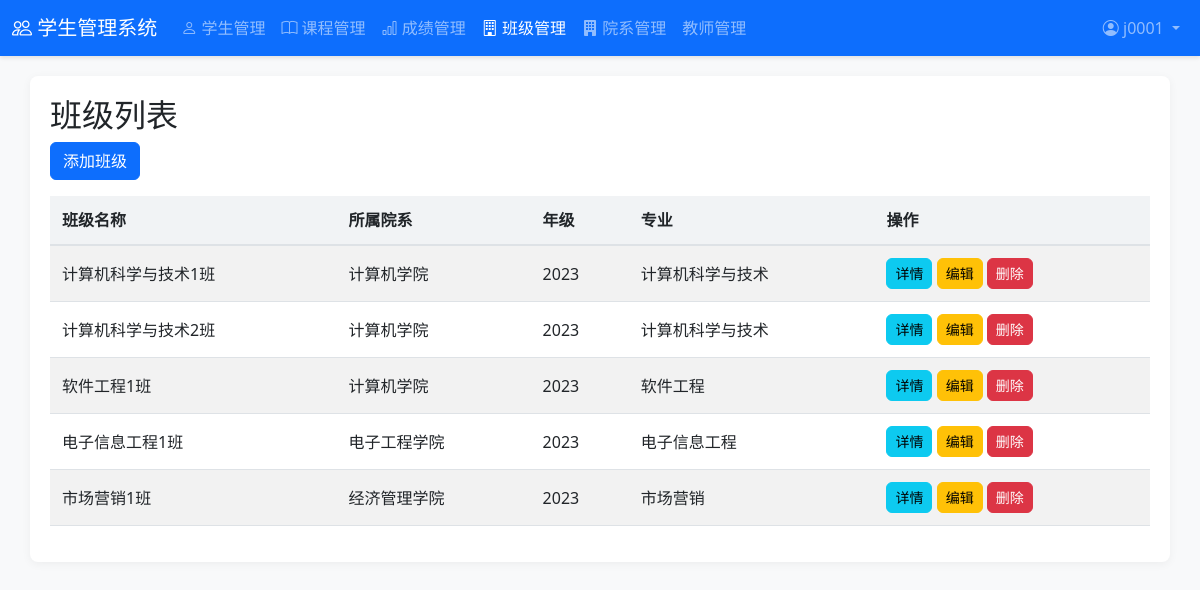
Page /classes/ (signed in) on the committed database.
### students/models.py (models this page shows, shortened)
class Class(models.Model):
    name = models.CharField(max_length=100, verbose_name='班级名称')
    department = models.ForeignKey(Department, on_delete=models.CASCADE, verbose_name='所属院系')
    grade = models.IntegerField(verbose_name='年级')
    major = models.CharField(max_length=100, verbose_name='专业')
    created_at = models.DateTimeField(auto_now_add=True, verbose_name='创建时间')
    updated_at = models.DateTimeField(auto_now=True, verbose_name='更新时间')
    class Meta:
        verbose_name = '班级'
        verbose_name_plural = '班级'

class Department(models.Model):
    name = models.CharField(max_length=100, verbose_name='院系名称')
    description = models.TextField(blank=True, verbose_name='院系描述')
    created_at = models.DateTimeField(auto_now_add=True, verbose_name='创建时间')
    updated_at = models.DateTimeField(auto_now=True, verbose_name='更新时间')
    def __str__(self):
        return self.name
    class Meta:
        verbose_name = '院系'
        verbose_name_plural = '院系'

### students/views.py (the view)
# urls.py: path('classes/', views.class_list, name='class_list'),
@login_required
@user_passes_test(is_admin_or_teacher)
def class_list(request):
    classes = Class.objects.select_related('department').all()
    return render(request, 'students/class_list.html', {'classes': classes})

### students/views.py (called while the page is built)
def is_admin_or_teacher(user):
    return user.is_superuser or hasattr(user, 'teacher')

### students/templates/students/class_list.html
{% extends 'students/base.html' %}
{% block content %}
    <h2>班级列表</h2>
    <a href="{% url 'class_create' %}" class="btn btn-primary mb-3">添加班级</a>
    <table class="table table-striped">
        <thead>
            <tr>
                <th>班级名称</th>
                <th>所属院系</th>
                <th>年级</th>
                <th>专业</th>
                <th>操作</th>
            </tr>
        </thead>
        <tbody>
            {% for class_info in classes %}
            <tr>
                <td>{{ class_info.name }}</td>
                <td>{{ class_info.department }}</td>
                <td>{{ class_info.grade }}</td>
                <td>{{ class_info.major }}</td>
                <td>
                    <a href="{% url 'class_detail' class_info.pk %}" class="btn btn-info btn-sm">详情</a>
                    <a href="{% url 'class_update' class_info.pk %}" class="btn btn-warning btn-sm">编辑</a>
                    <a href="{% url 'class_delete' class_info.pk %}" class="btn btn-danger btn-sm">删除</a>
                </td>
            </tr>
            {% empty %}
            <tr>
                <td colspan="5" class="text-center">暂无班级信息</td>
            </tr>
            {% endfor %}
        </tbody>
    </table>
{% endblock %}

### students/templates/students/base.html (shortened to what this page needs)
<!DOCTYPE html>
<html lang="zh-CN">
<head>
    <link rel="stylesheet" href="https://cdn.jsdelivr.net/npm/bootstrap@5.3.0/dist/css/bootstrap.min.css">
</head>
<body>
    <nav class="navbar navbar-expand-lg navbar-dark bg-primary">
        <div class="container-fluid">
            <a class="navbar-brand" href="{% url 'home' %}">
                <i class="bi bi-people"></i> 学生管理系统
            </a>
            <div class="collapse navbar-collapse" id="navbarNav">
                <ul class="navbar-nav me-auto mb-2 mb-lg-0">
                    {% if user.is_superuser or user.teacher %}
                        <li class="nav-item">
                            <a class="nav-link {% if request.resolver_match.url_name == 'student_list' %}active{% endif %}" href="{% url 'student_list' %}">
                                <i class="bi bi-person"></i> 学生管理
                            </a>
                        </li>
                        <li class="nav-item">
                            <a class="nav-link {% if request.resolver_match.url_name == 'course_list' %}active{% endif %}" href="{% url 'course_list' %}">
                                <i class="bi bi-book"></i> 课程管理
                            </a>
                        </li>
                        <li class="nav-item">
                            <a class="nav-link {% if request.resolver_match.url_name == 'score_list' %}active{% endif %}" href="{% url 'score_list' %}">
                                <i class="bi bi-bar-chart"></i> 成绩管理
                            </a>
                        </li>
                        <li class="nav-item">
                            <a class="nav-link {% if request.resolver_match.url_name == 'class_list' %}active{% endif %}" href="{% url 'class_list' %}">
                                <i class="bi bi-building"></i> 班级管理
                            </a>
                        </li>
                        <li class="nav-item">
                            <a class="nav-link {% if request.resolver_match.url_name == 'department_list' %}active{% endif %}" href="{% url 'department_list' %}">
                                <i class="bi bi-building-fill"></i> 院系管理
                            </a>
                        </li>
                        <li class="nav-item">
                            <a class="nav-link {% if request.resolver_match.url_name == 'teacher_list' %}active{% endif %}" href="{% url 'teacher_list' %}">
                                 教师管理
                            </a>
                        </li>
                    {% endif %}
                </ul>
                <ul class="navbar-nav">
                    {% if user.is_authenticated %}
                        <li class="nav-item dropdown">
                            <a class="nav-link dropdown-toggle" href="#" role="button" data-bs-toggle="dropdown" aria-expanded="false">
                                <i class="bi bi-person-circle"></i> {{ user.username }}
                            </a>
                        </li>
                    {% else %}
                        <li class="nav-item">
                            <a class="nav-link" href="{% url 'login' %}">
                                <i class="bi bi-box-arrow-in-right"></i> 登录
                            </a>
                        </li>
                    {% endif %}
                </ul>
            </div>
        </div>
    </nav>
    <div class="container">
        {% block content %}
        {% endblock %}
    </div>
    <link rel="stylesheet" href="https://cdn.jsdelivr.net/npm/bootstrap-icons@1.10.5/font/bootstrap-icons.css">
</body>
</html>

### students/templates/students/base.html (style rules this page uses)
body { background-color: #f8f9fa; }
.navbar { box-shadow: 0 2px 4px rgba(0, 0, 0, 0.1); }
.container { background-color: white; border-radius: 8px; box-shadow: 0 2px 10px rgba(0, 0, 0, 0.05); padding: 20px; margin-top: 20px; margin-bottom: 20px; }
.table { border-collapse: separate; border-spacing: 0; }
.table th { background-color: #f1f3f5; border-bottom: 2px solid #dee2e6; }
.table td, .table th { padding: 12px; vertical-align: middle; }
.btn { border-radius: 6px; font-weight: 500; transition: all 0.2s; }

### rows in the picture
Class: name "计算机科学与技术1班", department "计算机学院", grade "2023", major "计算机科学与技术"
Class: name "计算机科学与技术2班", department "计算机学院", grade "2023", major "计算机科学与技术"
Class: name "软件工程1班", department "计算机学院", grade "2023", major "软件工程"
Class: name "电子信息工程1班", department "电子工程学院", grade "2023", major "电子信息工程"
Class: name "市场营销1班", department "经济管理学院", grade "2023", major "市场营销"

### other values in the picture
{{ user.username }} "j0001"
